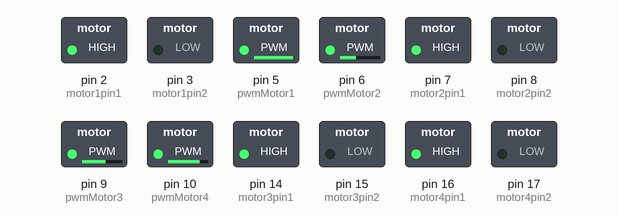
A sketch run on a simulated Arduino Uno, built with avr-gcc and run on an emulated ATmega328P. Parts: switched loads named in the sketch (green lamp = pin HIGH).

Above: at 0.05 s.
At 1.95 s:
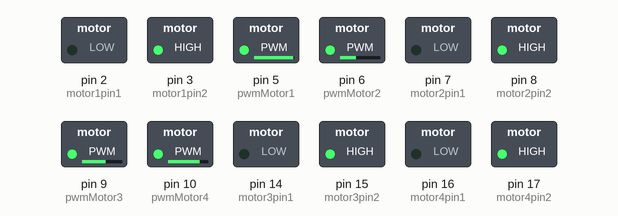
Timing chart, 0 to 3.0 s (numbered marks = the images above):
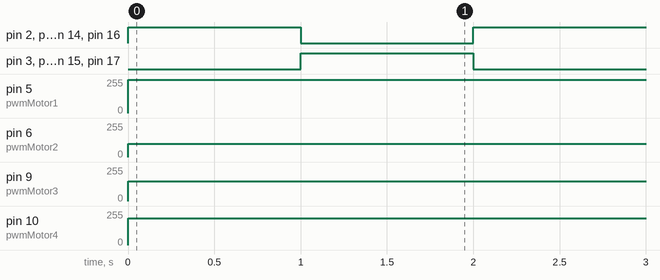

Measured:
- by itself, pin 5 (pwmMotor1): 0/255 → 250/255 at 0.00 s
- by itself, pin 6 (pwmMotor2): 0/255 → 100/255 at 0.00 s
- by itself, pin 9 (pwmMotor3): 0/255 → 150/255 at 0.00 s
- by itself, pin 10 (pwmMotor4): 0/255 → 200/255 at 0.00 s
- by itself, pin 2 (motor1pin1), pin 3 (motor1pin2), pin 7 (motor2pin1), pin 8 (motor2pin2), pin 14 (motor3pin1), pin 15 (motor3pin2), pin 16 (motor4pin1), pin 17 (motor4pin2): alternates HIGH for 1.0 s and LOW for 1.0 s

The sketch:

motor_control.ino
```cpp
// front is connected to top board, back to bottom

// front-left (blue, purple, gray)
int motor1pin1 = 2;
int motor1pin2 = 3;
int pwmMotor1 = 5;

// front-right (white, yellow, green)
int motor2pin1 = 7;
int motor2pin2 = 8;
int pwmMotor2 = 6;

// back-left
int motor3pin1 = 14;
int motor3pin2 = 15;
int pwmMotor3 = 9;

// back-right
int motor4pin1 = 16;
int motor4pin2 = 17;
int pwmMotor4 = 10;

void setup() {
  pinMode(motor1pin1, OUTPUT);
  pinMode(motor1pin2, OUTPUT);
  pinMode(motor2pin1, OUTPUT);
  pinMode(motor2pin2, OUTPUT);
  pinMode(motor3pin1, OUTPUT);
  pinMode(motor3pin2, OUTPUT);
  pinMode(motor4pin1, OUTPUT);
  pinMode(motor4pin2, OUTPUT);

  pinMode(pwmMotor1, OUTPUT);
  pinMode(pwmMotor2, OUTPUT);
  pinMode(pwmMotor3, OUTPUT);
  pinMode(pwmMotor4, OUTPUT);
}

void loop() {
  //Controlling speed (0 = off and 255 = max speed):
  analogWrite(pwmMotor1, 250); //ENA pin
  analogWrite(pwmMotor2, 100); //ENB pin
  analogWrite(pwmMotor3, 150); //ENA pin
  analogWrite(pwmMotor4, 200); //ENB pin

  //Controlling spin direction of motors:
  digitalWrite(motor1pin1, HIGH);
  digitalWrite(motor1pin2, LOW);

  digitalWrite(motor2pin1, HIGH);
  digitalWrite(motor2pin2, LOW);

  digitalWrite(motor3pin1, HIGH);
  digitalWrite(motor3pin2, LOW);

  digitalWrite(motor4pin1, HIGH);
  digitalWrite(motor4pin2, LOW);
  delay(1000);

  digitalWrite(motor1pin1, LOW);
  digitalWrite(motor1pin2, HIGH);

  digitalWrite(motor2pin1, LOW);
  digitalWrite(motor2pin2, HIGH);

  digitalWrite(motor3pin1, LOW);
  digitalWrite(motor3pin2, HIGH);

  digitalWrite(motor4pin1, LOW);
  digitalWrite(motor4pin2, HIGH);
  delay(1000);
}
```
